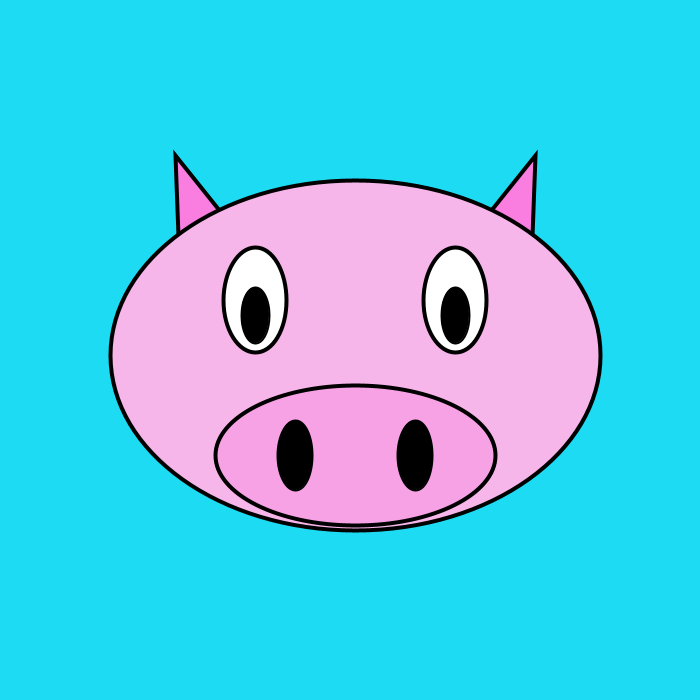
Frame 1 (no input)
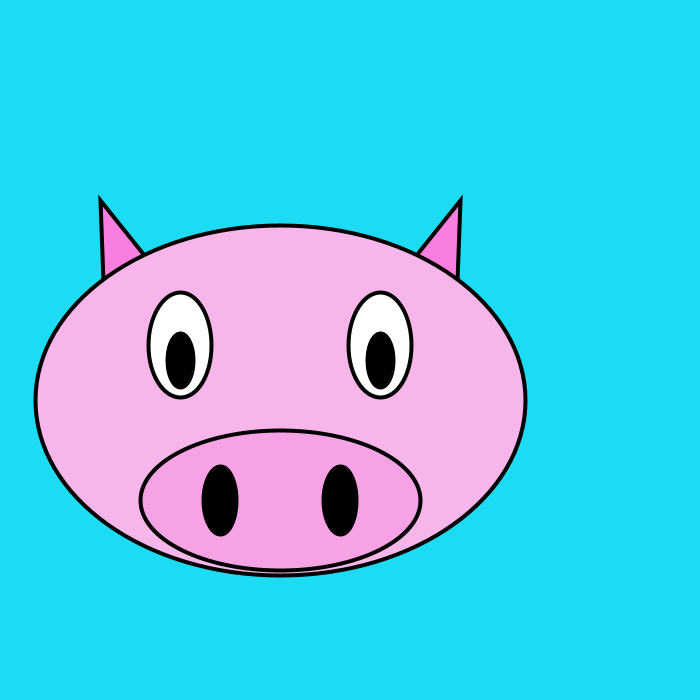
Frame 60 (the mouse pressed at the canvas centre just before this capture)
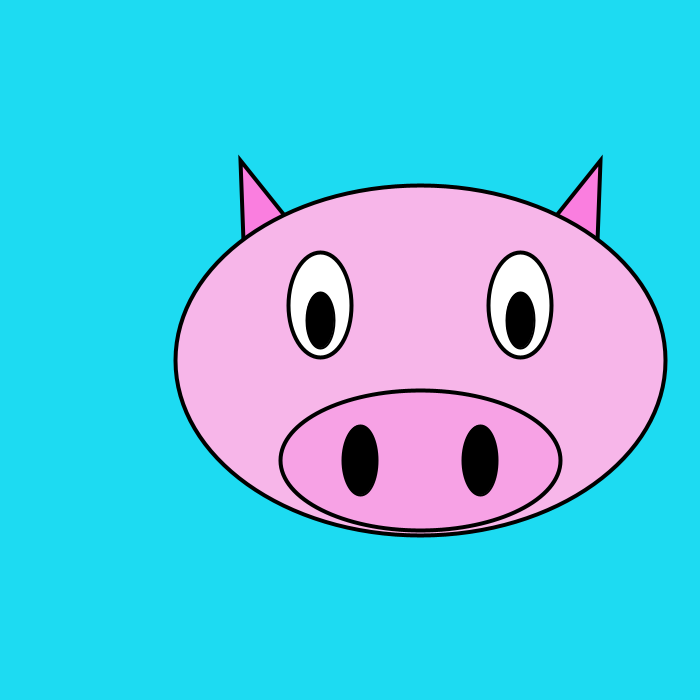
Frame 120 (the mouse held since frame 60 and released just before this capture)

The Processing sketch that drew these frames (run headless with seeded random() and noise(); from frame 60 on, the mouse is pressed at the canvas centre):

// Processing sketch: processing_145223
// ── processing_145223.pde


int _x;
int _y;
int velX;
int velY;

void setup(){
size(700,700);
_x= width/2;
_y= height/2;
velX = 5;
velY = 5;

}

void draw(){
  //Color del fons
background(29,219,242);

//Posició
_x= _x+velX;
_y= _y+velY;

strokeWeight(4);
stroke(0,0,0);
fill(250,126,223);

//orelles del porc
triangle(_x-100,_y-100,_x-170,_y+70,_x-180,_y-200);
triangle(_x+100,_y-100,_x+170,_y+70,_x+180,_y-200);

strokeWeight(4);
stroke(0,0,0);
fill(247,182,233);

// cap del porc
ellipse(_x,_y,width*0.7,height*0.5);

strokeWeight(4);
stroke(0,0,0);
fill(255,255,255);

//Ulls
ellipse(_x-100,_y-55,width*0.09,height*0.15);
ellipse(_x+100,_y-55,width*0.09,height*0.15);

strokeWeight(2);
stroke(0,0,0);
fill(0,0,0);

//pupiles porc
ellipse(_x+100,_y-40,width*0.04,height*0.08);
ellipse(_x-100,_y-40,width*0.04,height*0.08);

strokeWeight(4);
stroke(0,0,0);
fill(247,162,229);

//nas del porc
ellipse(_x,_y+100,width*0.4,height*0.2);

strokeWeight(2);
stroke(0,0,0);
fill(0,0,0);

//forats del nas
ellipse(_x-60,_y+100,width*0.05,height*0.1);
ellipse(_x+60,_y+100,width*0.05,height*0.1);

//Limits posició X
if((_x-240<0)||(_x+240>width)){
 velX= -velX;
}

//Limitis posició Y
if((_y-210<0)||(_y+180>height)){
 velY= -velY;
}
}
void mousePressed (){
   
//Per clicar el porc i que torni a la seva posició inicial
  
  _x=width/2;
  _y=height/2;
  
//Al clicar canvia el color dels ulls i del cap del porc
strokeWeight(2);
stroke(0,0,0);
fill(29,219,24,242);
ellipse(_x+100,_y-40,width*0.04,height*0.08);
ellipse(_x-100,_y-40,width*0.04,height*0.08);

strokeWeight(4);
fill(245,22,22);
ellipse(_x,_y,width*0.7,height*0.5);
 }
